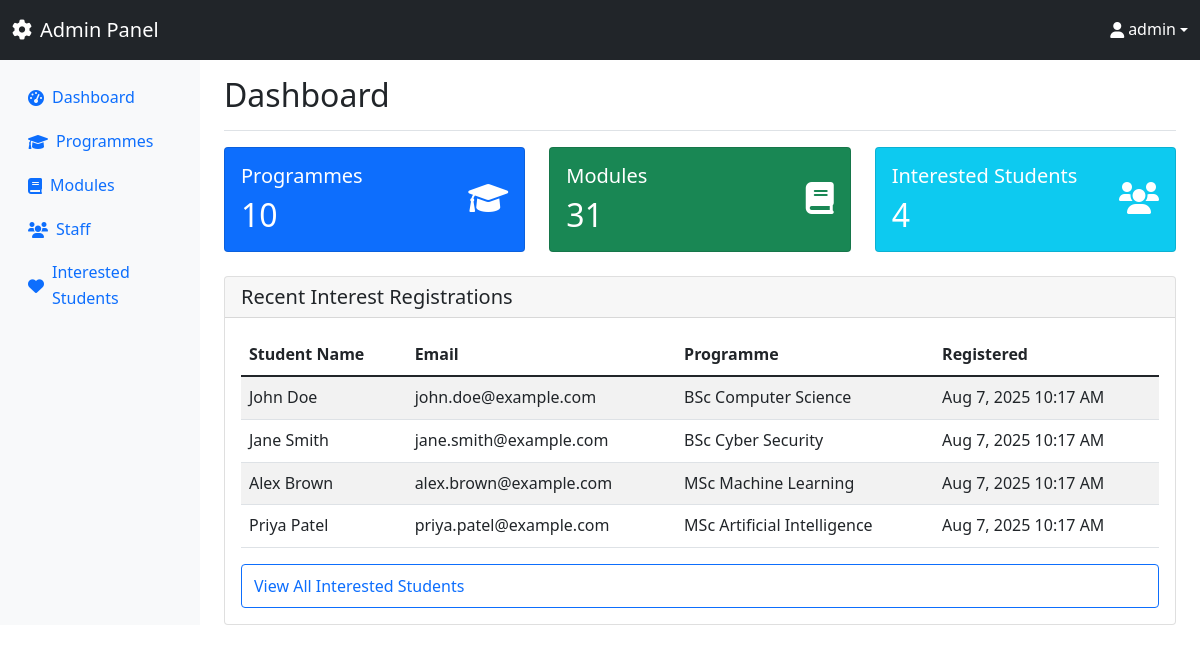
The page /admin/dashboard.php (signed in) on the database its author committed.
### tables this page shows
CREATE TABLE InterestedStudents (
    InterestID INT AUTO_INCREMENT PRIMARY KEY,
    ProgrammeID INT NOT NULL,
    StudentName VARCHAR(100) NOT NULL,
    Email VARCHAR(255) NOT NULL,
    RegisteredAt TIMESTAMP DEFAULT CURRENT_TIMESTAMP,
    FOREIGN KEY (ProgrammeID) REFERENCES Programmes(ProgrammeID) ON DELETE CASCADE
);

CREATE TABLE Programmes (
    ProgrammeID INTEGER PRIMARY KEY AUTO_INCREMENT,
    ProgrammeName TEXT NOT NULL,
    LevelID INTEGER,
    ProgrammeLeaderID INTEGER,
    Description TEXT,
    Image TEXT,
    FOREIGN KEY (LevelID) REFERENCES Levels(LevelID),
    FOREIGN KEY (ProgrammeLeaderID) REFERENCES Staff(StaffID)
);

### admin/dashboard.php (the view, shortened to what this page needs)
<?php
$database = new Database();
$db = $database->getConnection();
$stats = [];
$query = "SELECT COUNT(*) as count FROM Programmes";
$stmt = $db->prepare($query);
$stmt->execute();
$stats['programmes'] = $stmt->fetch(PDO::FETCH_ASSOC)['count'];
$query = "SELECT COUNT(*) as count FROM Modules";
$stmt = $db->prepare($query);
$stmt->execute();
$stats['modules'] = $stmt->fetch(PDO::FETCH_ASSOC)['count'];
$query = "SELECT COUNT(*) as count FROM InterestedStudents";
$stmt = $db->prepare($query);
$stmt->execute();
$stats['interested_students'] = $stmt->fetch(PDO::FETCH_ASSOC)['count'];
$query = "SELECT ist.*, p.ProgrammeName
          FROM InterestedStudents ist
          JOIN Programmes p ON ist.ProgrammeID = p.ProgrammeID
          ORDER BY ist.RegisteredAt DESC
          LIMIT 5";
$stmt = $db->prepare($query);
$stmt->execute();
$recent_interests = $stmt->fetchAll(PDO::FETCH_ASSOC);
include 'includes/admin_header.php';
?>
<div class="container-fluid">
    <div class="row">
        <?php include 'includes/admin_sidebar.php'; ?>
        <main class="col-md-9 ms-sm-auto col-lg-10 px-md-4">
            <div class="d-flex justify-content-between flex-wrap flex-md-nowrap align-items-center pt-3 pb-2 mb-3 border-bottom">
                <h1 class="h2">Dashboard</h1>
            </div>
            <div class="row mb-4">
                <div class="col-md-4">
                    <div class="card text-white bg-primary">
                        <div class="card-body">
                            <div class="d-flex justify-content-between">
                                <div>
                                    <h5 class="card-title">Programmes</h5>
                                    <h2 class="mb-0"><?php echo $stats['programmes']; ?></h2>
                                </div>
                                <div class="align-self-center">
                                    <i class="fas fa-graduation-cap fa-2x"></i>
                                </div>
                            </div>
                        </div>
                    </div>
                </div>
                <div class="col-md-4">
                    <div class="card text-white bg-success">
                        <div class="card-body">
                            <div class="d-flex justify-content-between">
                                <div>
                                    <h5 class="card-title">Modules</h5>
                                    <h2 class="mb-0"><?php echo $stats['modules']; ?></h2>
                                </div>
                                <div class="align-self-center">
                                    <i class="fas fa-book fa-2x"></i>
                                </div>
                            </div>
                        </div>
                    </div>
                </div>
                <div class="col-md-4">
                    <div class="card text-white bg-info">
                        <div class="card-body">
                            <div class="d-flex justify-content-between">
                                <div>
                                    <h5 class="card-title">Interested Students</h5>
                                    <h2 class="mb-0"><?php echo $stats['interested_students']; ?></h2>
                                </div>
                                <div class="align-self-center">
                                    <i class="fas fa-users fa-2x"></i>
                                </div>
                            </div>
                        </div>
                    </div>
                </div>
            </div>
            <div class="row">
                <div class="col-md-12">
                    <div class="card">
                        <div class="card-header">
                            <h5 class="mb-0">Recent Interest Registrations</h5>
                        </div>
                        <div class="card-body">
                            <?php if (!empty($recent_interests)): ?>
                            <div class="table-responsive">
                                <table class="table table-striped">
                                    <thead>
                                        <tr>
                                            <th>Student Name</th>
                                            <th>Email</th>
                                            <th>Programme</th>
                                            <th>Registered</th>
                                        </tr>
                                    </thead>
                                    <tbody>
                                        <?php foreach ($recent_interests as $interest): ?>
                                        <tr>
                                            <td><?php echo htmlspecialchars($interest['StudentName']); ?></td>
                                            <td><?php echo htmlspecialchars($interest['Email']); ?></td>
                                            <td><?php echo htmlspecialchars($interest['ProgrammeName']); ?></td>
                                            <td><?php echo date('M j, Y g:i A', strtotime($interest['RegisteredAt'])); ?></td>
                                        </tr>
                                        <?php endforeach; ?>
                                    </tbody>
                                </table>
                            </div>
                            <div class="text-center">
                                <a href="interested_students.php" class="btn btn-outline-primary">
                                    View All Interested Students
                                </a>
                            </div>
                            <?php else: ?>
                            <p class="text-muted text-center">No interest registrations yet.</p>
                            <?php endif; ?>
                        </div>
                    </div>
                </div>
            </div>
        </main>
    </div>
</div>
<?php include 'includes/admin_footer.php'; ?>

### assets/css/style.css (style rules this page uses)
:root { --primary-color: #0d6efd; --secondary-color: #6c757d; --success-color: #198754; --danger-color: #dc3545; --warning-color: #ffc107; --info-color: #0dcaf0; --focus-color: #0066cc; --focus-outline-width: 3px; }
body { font-family: 'Segoe UI', Tahoma, Geneva, Verdana, sans-serif; line-height: 1.6; font-size: 16px; }
.btn, .nav-link, .form-control, .form-select { min-height: 44px; display: flex; align-items: center; }

### rows shown on the page
interestedstudents: StudentName "John Doe", Email "john.doe@example.com", ProgrammeID.ProgrammeName "BSc Computer Science", RegisteredAt "Aug 7, 2025 10:17 AM"
interestedstudents: StudentName "Jane Smith", Email "jane.smith@example.com", ProgrammeID.ProgrammeName "BSc Cyber Security", RegisteredAt "Aug 7, 2025 10:17 AM"
interestedstudents: StudentName "Alex Brown", Email "alex.brown@example.com", ProgrammeID.ProgrammeName "MSc Machine Learning", RegisteredAt "Aug 7, 2025 10:17 AM"
interestedstudents: StudentName "Priya Patel", Email "priya.patel@example.com", ProgrammeID.ProgrammeName "MSc Artificial Intelligence", RegisteredAt "Aug 7, 2025 10:17 AM"

### other values the page prints
$_SESSION['admin_username'] "admin"
$stats['programmes'] "10"
$stats['modules'] "31"
$stats['interested_students'] "4"
